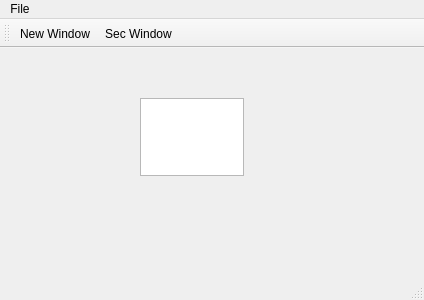
<?xml version="1.0" encoding="UTF-8"?>
<ui version="4.0">
 <class>MainWindow</class>
 <widget class="QMainWindow" name="MainWindow">
  <property name="geometry">
   <rect>
    <x>0</x>
    <y>0</y>
    <width>424</width>
    <height>300</height>
   </rect>
  </property>
  <property name="windowTitle">
   <string>MainWindow</string>
  </property>
  <widget class="QWidget" name="centralWidget">
   <widget class="QTextEdit" name="textEdit">
    <property name="geometry">
     <rect>
      <x>140</x>
      <y>50</y>
      <width>104</width>
      <height>78</height>
     </rect>
    </property>
   </widget>
  </widget>
  <widget class="QMenuBar" name="menuBar">
   <property name="geometry">
    <rect>
     <x>0</x>
     <y>0</y>
     <width>424</width>
     <height>25</height>
    </rect>
   </property>
   <widget class="QMenu" name="menuFile">
    <property name="title">
     <string>File</string>
    </property>
    <addaction name="actionNew_Window"/>
    <addaction name="actionSec_Window"/>
   </widget>
   <addaction name="menuFile"/>
  </widget>
  <widget class="QToolBar" name="mainToolBar">
   <attribute name="toolBarArea">
    <enum>TopToolBarArea</enum>
   </attribute>
   <attribute name="toolBarBreak">
    <bool>true</bool>
   </attribute>
   <addaction name="actionNew_Window"/>
   <addaction name="actionSec_Window"/>
  </widget>
  <widget class="QStatusBar" name="statusBar"/>
  <action name="actionNew_Window">
   <property name="text">
    <string>New Window</string>
   </property>
  </action>
  <action name="actionSec_Window">
   <property name="text">
    <string>Sec Window</string>
   </property>
  </action>
 </widget>
 <layoutdefault spacing="6" margin="11"/>
 <resources/>
 <connections/>
</ui>
